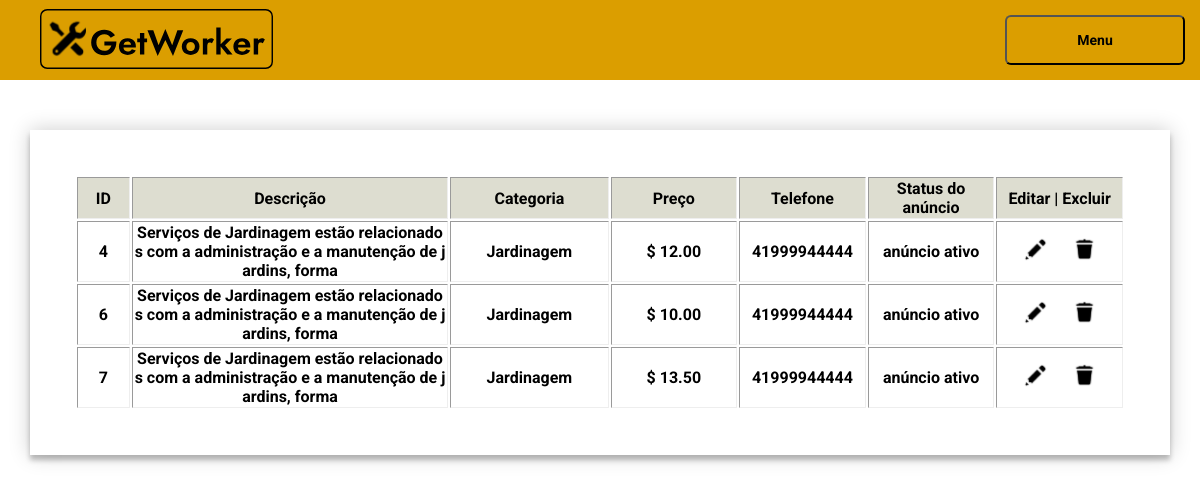
The app's page /meus-anuncios.php (signed in) with its own data.
### tables this page shows
CREATE TABLE `anuncio` (
  `id_anuncio` int(4) NOT NULL AUTO_INCREMENT,
  `descricao` varchar(200) DEFAULT NULL,
  `categoria` varchar(100) DEFAULT NULL,
  `preco` decimal(7,2) DEFAULT NULL,
  `fk_id_usuario` int(4) DEFAULT NULL,
  `telefone` varchar(20) DEFAULT NULL,
  `status` varchar(40) DEFAULT NULL,
  PRIMARY KEY (`id_anuncio`)
);

### meus-anuncios.php (the view, shortened to what this page needs)
<html>
<head>
  <link rel="stylesheet" type="text/css" href="css/style.css" media="screen" />
  <?php
  include('config.php');
  ?>
</head>
<body>
  <header>
    <nav>
      <div>
        <a href="index.php"><img src="img/logo.svg" alt=""></a>
      </div>
      <div class="nav-links menu-dropdown">
        <button class="mainmenubtn">Menu</button>
      </div>
    </nav>
  </header>
  <table class="tabela-relatorio" width="95%" border="1" align="center">
    <?php
    $id_usuario = @$_SESSION["id_usuario"];
    $query = "SELECT * FROM anuncio WHERE anuncio.fk_id_usuario = '$id_usuario'";
    $result = mysqli_query($con, $query);
    if (mysqli_num_rows($result) > 0) {
    ?>
      <tr bgcolor="#DDDDD">
        <th width="5%">ID</th>
        <th width="30%">Descrição</th>
        <th width="15%">Categoria</th>
        <th width="12%">Preço</th>
        <th width="12%">Telefone</th>
        <th width="12%">Status do anúncio</th>
        <th width="12%">Editar | Excluir</th>
      </tr>
    <?php
    }
    ?>
    <?php
    $query = "SELECT * FROM anuncio WHERE anuncio.fk_id_usuario = '$id_usuario'";
    $result = mysqli_query($con, $query);
    while ($coluna = mysqli_fetch_array($result)) {
    ?>
      <tr>
        <th width="5%"><p><?php echo $coluna['id_anuncio']; ?></p></th>
        <th width="30%"><p><?php echo substr($coluna['descricao'], 0, 100)?></p></th>
        <th width="15%"><p><?php echo substr( $coluna['categoria'], 0, 20); ?></p></th>
        <th width="12%"><p>$ <?php echo $coluna['preco']; ?></p></th>
        <th width="12%"><p><?php echo $coluna['telefone']; ?></p></th>
        <th width="12%"><p><?php echo $coluna['status']; ?></p></th>
        <td class="tabela-relatorio-padding">
          <a class="cor-link" href="criar-anuncio.php?pag=anuncio&id_anuncio=<?php echo $coluna['id_anuncio']; ?>"><img style="height: 25px;" src="img/edit.svg" alt=""></a>
          <a class="cor-link" href="meus-anuncios.php?pag=anuncio&id_anuncio_excluir=<?php echo $coluna['id_anuncio']; ?>"><img style="height: 25px;" src="img/delete.svg" alt=""></a>
        </td>
      </tr>
    <?php
    }
    ?>
  </table>
</body>

### css/style.css (style rules this page uses)
html { scroll-behavior: smooth; margin: 0; padding: 0; }
body { font-family: "Roboto", sans-serif; -webkit-font-smoothing: antialiased; -moz-osx-font-smoothing: grayscale; margin: 0; z-index: 1; }
a { text-decoration: none; }
header { width: 100%; background-color: #DB9E00; margin-bottom: 50px; }
nav { height: 50px; display: flex; justify-content: space-between; align-items: center; padding: 15px; font-weight: 700; }
nav a { padding: 0 25px 0 25px; color: black; }
div a img { height: 60px; }
.mainmenubtn { width: 180px; background-color: #DB9E00; border: solid 2 px; border-color: #000000; border-radius: 6px; cursor: pointer; padding: 15px; font-family: "Roboto", sans-serif; font-size: 14px; font-weight: 700; }
.menu-dropdown { z-index: 5; margin-top: auto; display: inline-block; }
a { color: #FFFFFF; text-decoration: none; border-radius: 6px; font-size: 14px; }
.cor-link { color: #000000; text-decoration: none; margin-left: 10px; margin-right: 10px; }
.tabela-relatorio-padding { padding: 5px; }
.tabela-relatorio { position: relative; z-index: 1; background: #FFFFFF; max-width: 100%; margin: 0 auto 100px; padding: 45px; border: 0; text-align: center; box-shadow: 0 0 20px 0 rgba(0, 0, 0, 0.2), 0 5px 5px 0 rgba(0, 0, 0, 0.24); }
table tr th p { word-break: break-all; }

### records on screen
anuncio: id_anuncio "4", descricao "Serviços de Jardinagem estão relacionados com a administração e a manutenção de jardins, forma", categoria "Jardinagem", preco "12.00", telefone "41999944444", status "anúncio ativo"
anuncio: id_anuncio "6", descricao "Serviços de Jardinagem estão relacionados com a administração e a manutenção de jardins, forma", categoria "Jardinagem", preco "10.00", telefone "41999944444", status "anúncio ativo"
anuncio: id_anuncio "7", descricao "Serviços de Jardinagem estão relacionados com a administração e a manutenção de jardins, forma", categoria "Jardinagem", preco "13.50", telefone "41999944444", status "anúncio ativo"
